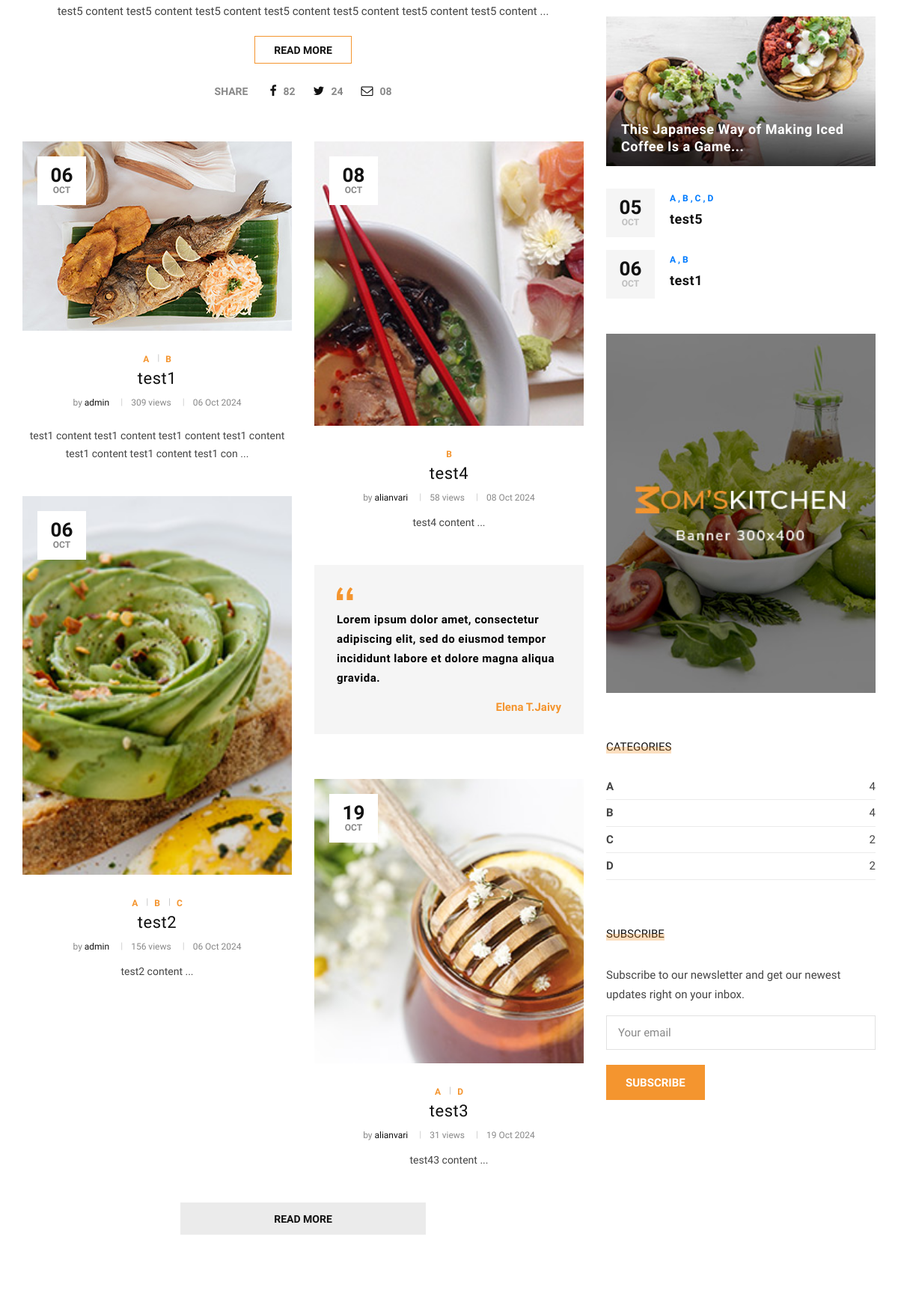
Before: / (middle part) with the older database file.
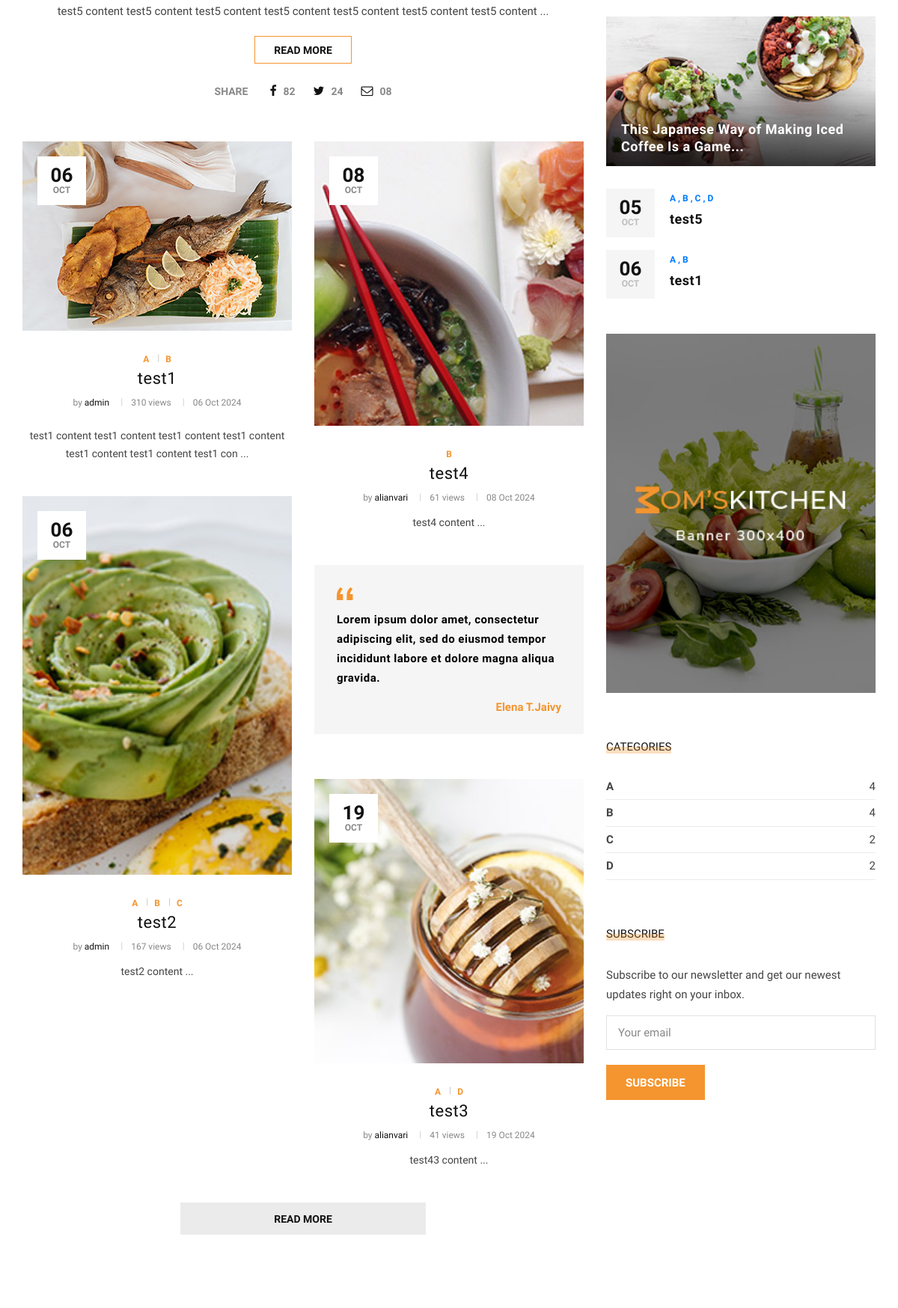
After: the same page with the newer database file.
### blog/models.py (models this page shows, shortened)
class Post(models.Model):
    image = models.ImageField(upload_to = 'blog/', default = 'blog/default.jpg')
    author = models.ForeignKey(User,on_delete = models.SET_NULL,null = True)
    title = models.CharField(max_length=255)
    content = models.TextField()
    tags = TaggableManager()
    category = models.ManyToManyField(Category)
    counted_views = models.IntegerField(default=0)
    status = models.BooleanField(default=False)
    login_require = models.BooleanField(default=False)
    published_date = models.DateTimeField(null=True)
    created_date = models.DateTimeField(auto_now_add=True)
    updated_date = models.DateTimeField(auto_now=True)
    class Meta:
        ordering = ['id']

### website/views.py (the view)
# urls.py: path('',index_view,name='index'),
def index_view(request):
    return render(request,'website/index2.html')

### blog/models.py (called while the page is built)
    def __str__(self):
        return self.name

### blog/templatetags/blog_tags.py (called while the page is built)
@register.inclusion_tag('blog/blog_latestposts.html')
def latestposts():
    posts = Post.objects.filter(published_date__lte = timezone.now(),status=1).order_by('published_date')[:2]
    return {'posts':posts}

@register.inclusion_tag('blog/blog_postcategories.html')
def postcategories():
    posts = Post.objects.filter(published_date__lte = timezone.now(),status=1)
    categories = Category.objects.all()
    cat_dict = {}
    for name in categories:
        cat_dict[name] = posts.filter(category=name).count()
    return {'categories':cat_dict}

### website/templatetags/website_tags.py (called while the page is built)
@register.filter
def snippet(value,arg):
    return value[:arg]

@register.inclusion_tag('website/website-latestposts.html')
def latestposts2():
    posts = Post.objects.filter(published_date__lte = timezone.now(),status=1).order_by('published_date')[:6]
    return {'posts':posts}

### mysite/templates/website/index2.html (shortened to what this page needs)
{% extends 'base2.html' %}
{% load static %}
{% load website_tags %}
{% load blog_tags %}
{% block content %}
    <section class="categories spad">
        <div class="categories__post">
            <div class="container">
                <div class="row">
                    <div class="col-lg-8 col-md-8">
                        {% latestposts2 %}
                    </div>
                    <div class="col-lg-4 col-md-4">
                        <div class="sidebar__item">
                            {% latestposts %}
                            <div class="sidebar__item__banner">
                                <img src="{% static "template2/img/sidebar/banner.jpg" %}" alt="">
                            </div>
                            {% postcategories %}
                            <div class="sidebar__subscribe__item">
                                <div class="sidebar__item__title">
                                    <h6>Subscribe</h6>
                                </div>
                                {% include 'website/website-subscribe.html' %}
                            </div>
                        </div>
                    </div>
                </div>
            </div>
        </div>
    </section>
{% endblock %}

### mysite/templates/website/website-latestposts.html (shortened to what the changed rows need)
{% load static %}
{% load website_tags %}
<div class="row">
    <div class="col-lg-6 col-md-6 col-sm-6">
        {% if posts.1 %}
        <div class="categories__post__item">
            <div class="categories__post__item__pic small__item set-bg"
                data-setbg={{posts.1.image.url}}>
                <div class="post__meta">
                    <h4>{{posts.1.published_date|date:'d'}}</h4>
                    <span>{{posts.1.published_date|date:'M'}}</span>
                </div>
            </div>
            <div class="categories__post__item__text">
                <ul class="post__label--large">
                    {% for cat in posts.1.category.all %}
                    <li>
                        {{cat.name}}
                    </li>
                    {% endfor %}
                </ul>
                <h3><a href="{% url "blog:blog_single" pid=posts.1.id %}">{{posts.1.title}}</a></h3>
                <ul class="post__widget">
                    <li>by <span>{{posts.1.author}}</span></li>
                    <li>{{posts.1.counted_views}} views</li>
                    <li>{{posts.1.published_date|date:'d M Y'}}</li>
                </ul>
                <p>{{posts.1.content|snippet:100|safe}} ...</p>
            </div>
        </div>
        {% endif %}
        {% if posts.2 %}
        <div class="categories__post__item">
            <div class="categories__post__item__pic set-bg"
                data-setbg={{posts.2.image.url}}>
                <div class="post__meta">
                    <h4>{{posts.2.published_date|date:'d'}}</h4>
                    <span>{{posts.2.published_date|date:'M'}}</span>
                </div>
            </div>
            <div class="categories__post__item__text">
                <ul class="post__label--large">
                    {% for cat in posts.2.category.all %}
                    <li>
                        {{cat.name}}
                    </li>
                    {% endfor %}
                </ul>
                <h3><a href="{% url "blog:blog_single" pid=posts.2.id %}">{{posts.2.title}}</a></h3>
                <ul class="post__widget">
                    <li>by <span>{{posts.2.author}}</span></li>
                    <li>{{posts.2.counted_views}} views</li>
                    <li>{{posts.2.published_date|date:'d M Y'}}</li>
                </ul>
                <p>{{posts.2.content|snippet:100|safe}} ...</p>
            </div>
        </div>
        {% endif %}
    </div>
    <div class="col-lg-6 col-md-6 col-sm-6">
        {% if posts.3 %}
        <div class="categories__post__item">
            <div class="categories__post__item__pic smaller__large set-bg"
                data-setbg={{posts.3.image.url}}>
                <div class="post__meta">
                    <h4>{{posts.3.published_date|date:'d'}}</h4>
                    <span>{{posts.3.published_date|date:'M'}}</span>
                </div>
            </div>
            <div class="categories__post__item__text">
                <ul class="post__label--large">
                    {% for cat in posts.3.category.all %}
                    <li>
                        {{cat.name}}
                    </li>
                    {% endfor %}
                </ul>
                <h3><a href="{% url "blog:blog_single" pid=posts.3.id %}">{{posts.3.title}}</a>
                </h3>
                <ul class="post__widget">
                    <li>by <span>{{posts.3.author}}</span></li>
                    <li>{{posts.3.counted_views}} views</li>
                    <li>{{posts.3.published_date|date:'d M Y'}}</li>
                </ul>
                <p>{{posts.3.content|snippet:100|safe}} ...</p>
            </div>
        </div>
        {% endif %}
        {% if posts.4 %}
        <div class="categories__post__item">
            <div class="categories__post__item__pic smaller__large set-bg"
                data-setbg={{posts.4.image.url}}>
                <div class="post__meta">
                    <h4>{{posts.4.published_date|date:'d'}}</h4>
                    <span>{{posts.4.published_date|date:'M'}}</span>
                </div>
            </div>
            <div class="categories__post__item__text">
                <ul class="post__label--large">
                    {% for cat in posts.4.category.all %}
                    <li>
                        {{cat.name}}
                    </li>
                    {% endfor %}
                </ul>
                <h3><a href="{% url "blog:blog_single" pid=posts.4.id %}">{{posts.4.title}}</a></h3>
                <ul class="post__widget">
                    <li>by <span>{{posts.4.author}}</span></li>
                    <li>{{posts.4.counted_views}} views</li>
                    <li>{{posts.4.published_date|date:'d M Y'}}</li>
                </ul>
                <p>{{posts.4.content|snippet:100|safe}} ...</p>
            </div>
        </div>
        {% endif %}
    </div>
</div>

### mysite/templates/blog/blog_latestposts.html (shortened to what this page needs)
{% load static %}
<div class="sidebar__feature__item">
    <div class="sidebar__feature__item__large set-bg"
        data-setbg="{% static "template2/img/sidebar/feature-post.jpg" %}">
        <div class="sidebar__feature__item__large--text">
            <h5><a href="#">This Japanese Way of Making Iced Coffee Is a Game...</a>
            </h5>
        </div>
    </div>
    <div class="sidebar__feature__item__list">
        {% for post in posts %}
        <div class="sidebar__feature__item__list__single">
            <div class="post__meta">
                <h4>{{post.published_date|date:'d'}}</h4>
                <span>{{post.published_date|date:'M'}}</span>
            </div>
            <div class="post__text">
                <span>
                    {% for cat in post.category.all %}
                    <a href="{% url "blog:category" cat_name=cat.name %}">{{cat.name}} {%if not forloop.last%} , {%endif%}</a>
                    {% endfor %}
                </span>
                <h5><a href="{% url "blog:blog_single" pid=post.id %}">{{post.title}}</a></h5>
            </div>
        </div>
        {% endfor %}
    </div>
</div>

Changed rows visible on the page:
changed Post "test1": counted_views "309" → "310"
changed Post "test2": counted_views "156" → "167"
changed Post "test4": counted_views "58" → "61"
changed Post "test3": counted_views "31" → "41"
